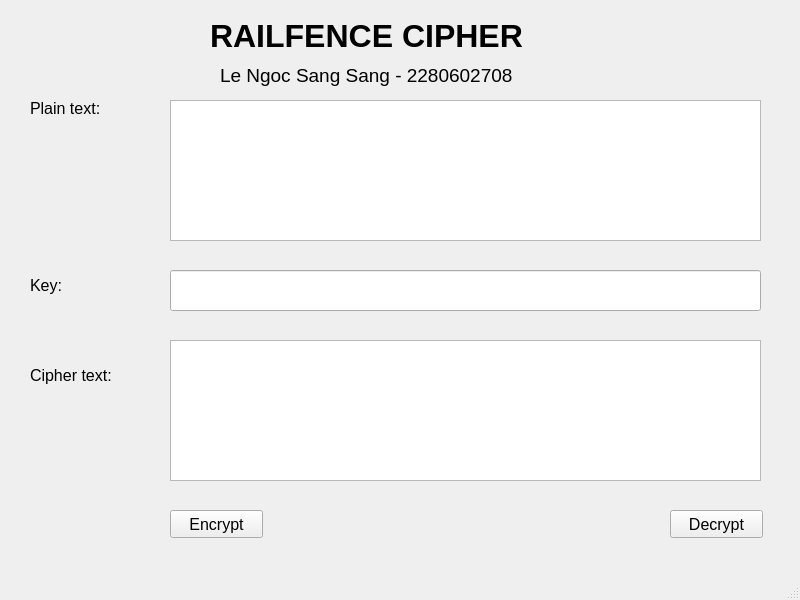
<?xml version="1.0" encoding="UTF-8"?>
<ui version="4.0">
 <class>MainWindow</class>
 <widget class="QMainWindow" name="MainWindow">
  <property name="geometry">
   <rect>
    <x>0</x>
    <y>0</y>
    <width>800</width>
    <height>600</height>
   </rect>
  </property>
  <property name="windowTitle">
   <string>MainWindow</string>
  </property>
  <widget class="QWidget" name="centralwidget">
   <widget class="QLabel" name="label">
    <property name="geometry">
     <rect>
      <x>210</x>
      <y>10</y>
      <width>401</width>
      <height>51</height>
     </rect>
    </property>
    <property name="font">
     <font>
      <pointsize>24</pointsize>
      <weight>75</weight>
      <bold>true</bold>
     </font>
    </property>
    <property name="text">
     <string>RAILFENCE CIPHER</string>
    </property>
   </widget>
   <widget class="QLabel" name="label_2">
    <property name="geometry">
     <rect>
      <x>220</x>
      <y>60</y>
      <width>361</width>
      <height>31</height>
     </rect>
    </property>
    <property name="font">
     <font>
      <pointsize>14</pointsize>
     </font>
    </property>
    <property name="text">
     <string>Le Ngoc Sang Sang - 2280602708</string>
    </property>
   </widget>
   <widget class="QLabel" name="label_3">
    <property name="geometry">
     <rect>
      <x>30</x>
      <y>100</y>
      <width>101</width>
      <height>16</height>
     </rect>
    </property>
    <property name="font">
     <font>
      <pointsize>12</pointsize>
     </font>
    </property>
    <property name="text">
     <string>Plain text: </string>
    </property>
   </widget>
   <widget class="QLabel" name="label_4">
    <property name="geometry">
     <rect>
      <x>30</x>
      <y>270</y>
      <width>101</width>
      <height>31</height>
     </rect>
    </property>
    <property name="font">
     <font>
      <pointsize>12</pointsize>
     </font>
    </property>
    <property name="text">
     <string>Key: </string>
    </property>
   </widget>
   <widget class="QLabel" name="label_5">
    <property name="geometry">
     <rect>
      <x>30</x>
      <y>360</y>
      <width>101</width>
      <height>31</height>
     </rect>
    </property>
    <property name="font">
     <font>
      <pointsize>12</pointsize>
     </font>
    </property>
    <property name="text">
     <string>Cipher text: </string>
    </property>
   </widget>
   <widget class="QPushButton" name="btn_encrypt">
    <property name="geometry">
     <rect>
      <x>170</x>
      <y>510</y>
      <width>93</width>
      <height>28</height>
     </rect>
    </property>
    <property name="font">
     <font>
      <pointsize>12</pointsize>
     </font>
    </property>
    <property name="text">
     <string>Encrypt</string>
    </property>
   </widget>
   <widget class="QPushButton" name="btn_decrypt">
    <property name="geometry">
     <rect>
      <x>670</x>
      <y>510</y>
      <width>93</width>
      <height>28</height>
     </rect>
    </property>
    <property name="font">
     <font>
      <pointsize>12</pointsize>
     </font>
    </property>
    <property name="text">
     <string>Decrypt</string>
    </property>
   </widget>
   <widget class="QTextEdit" name="txt_cipher_text">
    <property name="geometry">
     <rect>
      <x>170</x>
      <y>340</y>
      <width>591</width>
      <height>141</height>
     </rect>
    </property>
   </widget>
   <widget class="QTextEdit" name="txt_plain_text">
    <property name="geometry">
     <rect>
      <x>170</x>
      <y>100</y>
      <width>591</width>
      <height>141</height>
     </rect>
    </property>
   </widget>
   <widget class="QLineEdit" name="txt_key">
    <property name="geometry">
     <rect>
      <x>170</x>
      <y>270</y>
      <width>591</width>
      <height>41</height>
     </rect>
    </property>
   </widget>
  </widget>
  <widget class="QMenuBar" name="menubar">
   <property name="geometry">
    <rect>
     <x>0</x>
     <y>0</y>
     <width>800</width>
     <height>26</height>
    </rect>
   </property>
  </widget>
  <widget class="QStatusBar" name="statusbar"/>
 </widget>
 <resources/>
 <connections/>
</ui>
